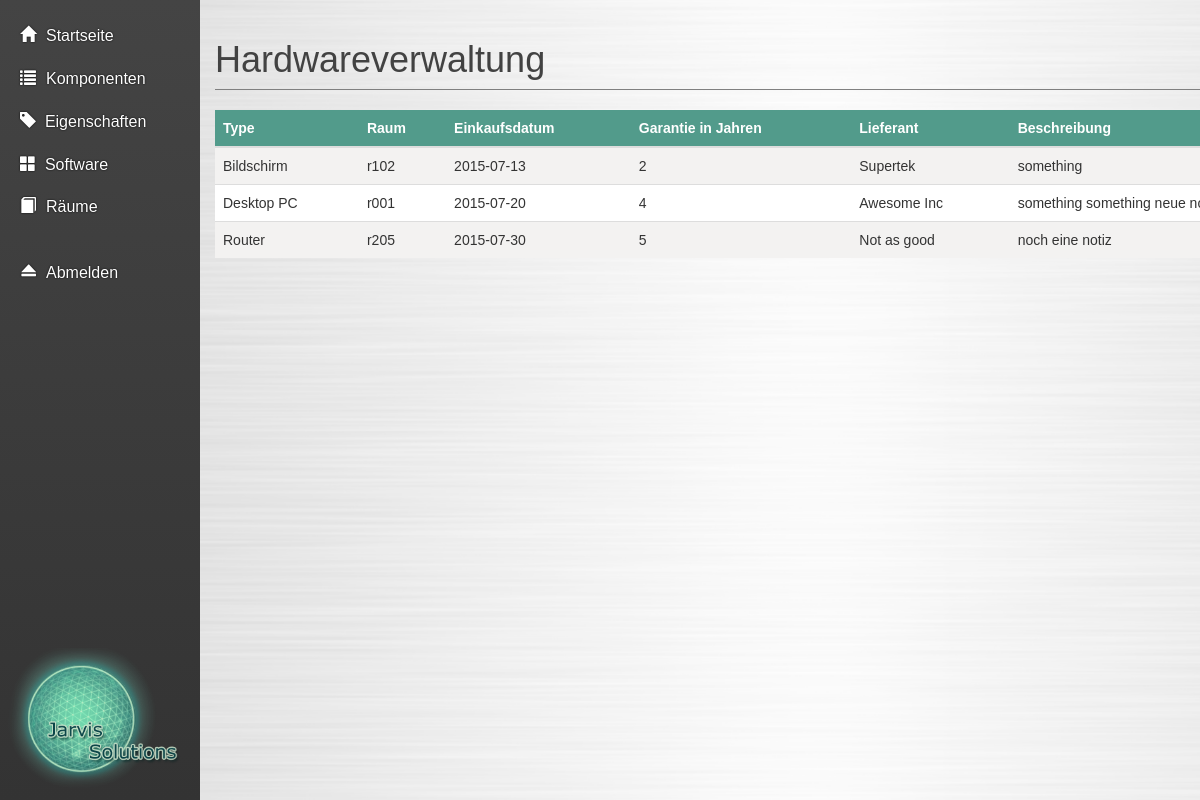
The app's page /pages/component.php with its own data.
### tables this page shows
CREATE TABLE IF NOT EXISTS `komponenten` (
  `k_id` int(11) NOT NULL,
  `raeume_r_id` int(11) NOT NULL,
  `lieferant_l_id` int(11) NOT NULL,
  `k_einkaufsdatum` date DEFAULT NULL,
  `k_gewaehrleistungsdauer` int(11) DEFAULT NULL,
  `k_notiz` varchar(1024) DEFAULT NULL,
  `k_hersteller` varchar(45) DEFAULT NULL,
  `komponentenarten_ka_id` int(11) NOT NULL
);

CREATE TABLE IF NOT EXISTS `komponentenarten` (
  `ka_id` int(11) NOT NULL,
  `ka_komponentenart` varchar(45) DEFAULT NULL
);

CREATE TABLE IF NOT EXISTS `raeume` (
  `r_id` int(11) NOT NULL,
  `r_nr` varchar(20) DEFAULT NULL COMMENT 'z.B. r014, W304, etc.',
  `r_bezeichnung` varchar(45) DEFAULT NULL COMMENT 'z.B. Werkstatt, Lager,...',
  `r_notiz` varchar(1024) DEFAULT NULL
);

### php/dbq/all_components_query.php (called while the page is built)
<?php
include_once '/../classes/db_connect.php';
function getAllComponents() {
    global $mysqli;
    if (!$stmt = $mysqli->prepare(
            "SELECT k.k_id, ka.ka_komponentenart, r.r_nr, k.k_einkaufsdatum, "
            . "k.k_gewaehrleistungsdauer, k.k_hersteller, k.k_notiz "
            . "FROM komponenten k "
            . "inner join komponentenarten ka "
            . "on k.komponentenarten_ka_id = ka.ka_id "
            . "left join raeume r on r.r_id = k.raeume_r_id ")) {
        header("Location: ./err.php?err=Database error: "
                . "cannot prepare statement");
        exit();
    }
    $stmt->execute();
    $stmt->bind_result(
            $id,
            $type ,
            $room,
            $pDate,
            $warranty,
            $manufacturer,
            $note);
    $allComponents = array();
    while ($stmt->fetch()) {
        $allComponents[] = array(
            "Id" => $id,
            "Type" => $type,
            "Room" => $room,
            "PDate" => $pDate,
            "Warranty" => $warranty,
            "Manufacturer" => $manufacturer,
            "Note" => $note);
    }
    return $allComponents;
}

### pages/component.php (the view, shortened to what this page needs)
<?php
    include '../php/dbq/all_components_query.php';
?>
<!DOCTYPE html>
<html lang="de">
    <head>
        <?php include('../fragments/default_includes.php'); ?>
    </head>
    <body>
        <div class="wrapper">
            <div class="box">
                <div class="row row-offcanvas row-offcanvas-left">
                    <?php include('../fragments/navigation_left.php'); ?>
                    <div class="column col-sm-10 col-xs-11" id="main">
                        <div class="container">
                            <h1 class="page-header">
                                Hardwareverwaltung
                            </h1>
                            <table id="" class="table table-responsive">
                              <thead>
                                  <tr>
                                      <th>Type</th>
                                      <th>Raum</th>
                                      <th>Einkaufsdatum</th>
                                      <th>Garantie in Jahren</th>
                                      <th>Lieferant</th>
                                      <th>Beschreibung</th>
                                  </tr>
                              </thead>
                              <tbody>
                                <?php
                                    $components = getAllComponents();
                                    foreach ($components as $component) {
                                        echo "<tr class='component'>"
                                        . "<td class='hidden'>"
                                        .$component['Id']
                                        ."</td><td>"
                                        .$component['Type']
                                        ."</td><td>"
                                        .$component["Room"]
                                        ."</td><td>"
                                        .$component["PDate"]
                                        ."</td><td>"
                                        .$component["Warranty"]
                                        ."</td><td>"
                                        .$component["Manufacturer"]
                                        ."</td><td>"
                                        .$component["Note"]
                                        ."</td></tr>";
                                    }
                                ?>
                              </tbody>
                            </table>
                        </div>
                    </div>
                </div>
            </div>
        </div>
    </body>
</html>

### css/style.css (style rules this page uses)
* { cursor: default; }
html, body { height: 100%; font-family: verdana,arial,sans-serif; -webkit-user-select: none; -moz-user-select: none; -ms-user-select: none; user-select: none; }
thead { background-color: #529B8B; color: #FFF; }
tbody tr:nth-child(even) { background-color: #FFF; }
tbody tr:nth-child(odd) { background-color: #F3F2F1; }
.wrapper, .row { height: 100%; margin-left: 0; margin-right: 0; }
.wrapper:before, .wrapper:after, .column:before, .column:after { content: ""; display: table; }
.wrapper:after, .column:after { clear: both; }
.column { overflow: auto; *zoom: 1; }
.box { bottom: 0; left: 0; right: 0; top: 0; position: absolute; }
#main { background-image: url('../images/background.png'); background-size: cover; height: 100%; padding-left: 0; padding-right: 0; }
h1, h2, h3 { font-weight: 800; }
.page-header { border-color: #808080; font-weight: 300; //color: #00998F; color: #424242; }

### records on screen
komponenten: komponentenarten.ka_komponentenart "Bildschirm", raeume.r_nr "r102", k_einkaufsdatum "2015-07-13", k_gewaehrleistungsdauer "2", k_hersteller "Supertek", k_notiz "something"
komponenten: komponentenarten.ka_komponentenart "Desktop PC", raeume.r_nr "r001", k_einkaufsdatum "2015-07-20", k_gewaehrleistungsdauer "4", k_hersteller "Awesome Inc", k_notiz "something something neue…"
komponenten: komponentenarten.ka_komponentenart "Router", raeume.r_nr "r205", k_einkaufsdatum "2015-07-30", k_gewaehrleistungsdauer "5", k_hersteller "Not as good", k_notiz "noch eine notiz"
